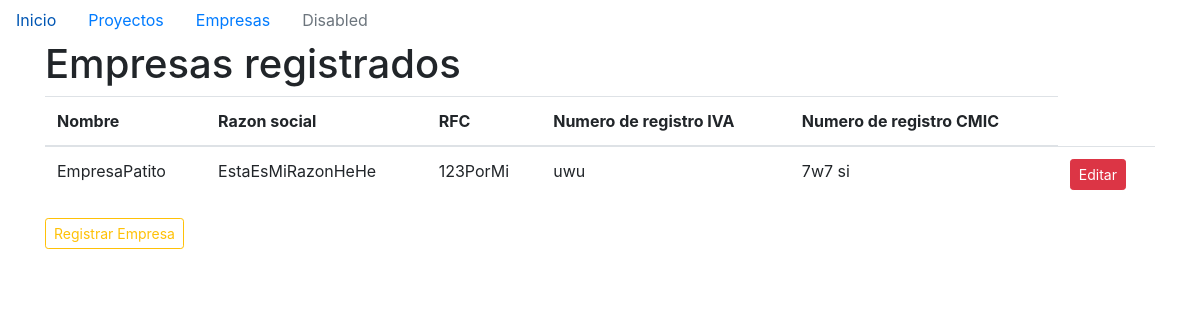
Page /empresas on the committed database.
### models/empresa.py (models this page shows)
class Empresa(db.Model):
    id = db.Column(db.Integer, primary_key=True)
    nombre = db.Column(db.String(50), nullable=False)
    razon_social = db.Column(db.String(50), nullable=False)
    rfc = db.Column(db.String(15), nullable=False)
    numero_iva = db.Column(db.String(20), nullable=False)
    cmic= db.Column(db.String(20), nullable=False)

### main.py (the view)
@app.route('/empresas')
def listar_empresas():
    empresas = Empresa.query.all()
    return render_template('empresas.html', empresas=empresas)

### templates/empresas.html (shortened to what this page needs)
{% extends 'base.html' %}
{% block content %}
<h1>Empresas registrados</h1>
<div class="table-resposive">
  <table class="table">
    <thead>
      <tr>
        <th>Nombre</th>
        <th>Razon social</th>
        <th>RFC</th>
        <th>Numero de registro IVA</th>
        <th>Numero de registro CMIC</th>
      </tr>
    </thead>
    <tbody>
      {% for empresa in empresas %}
      <tr>
        <td>{{ empresa.nombre }}</td>
        <td>{{ empresa.razon_social }}</td>
        <td>{{ empresa.rfc }}</td>
        <td>{{ empresa.numero_iva }}</td>
        <td>{{ empresa.cmic }}</td>
        <td><a href="/empresas/editar/{{empresa.id}}" class="btn btn-danger btn-sm">Editar</a></td>
      </tr>
      {% endfor %}
    </tbody>
  </table>
  <a href="/registro/empresa" class="btn btn-outline-warning btn-sm">Registrar Empresa</a>
</div>
{% endblock %}

### rows in the picture
Empresa: nombre "EmpresaPatito", razon_social "EstaEsMiRazonHeHe", rfc "123PorMi", numero_iva "uwu", cmic "7w7 si"
